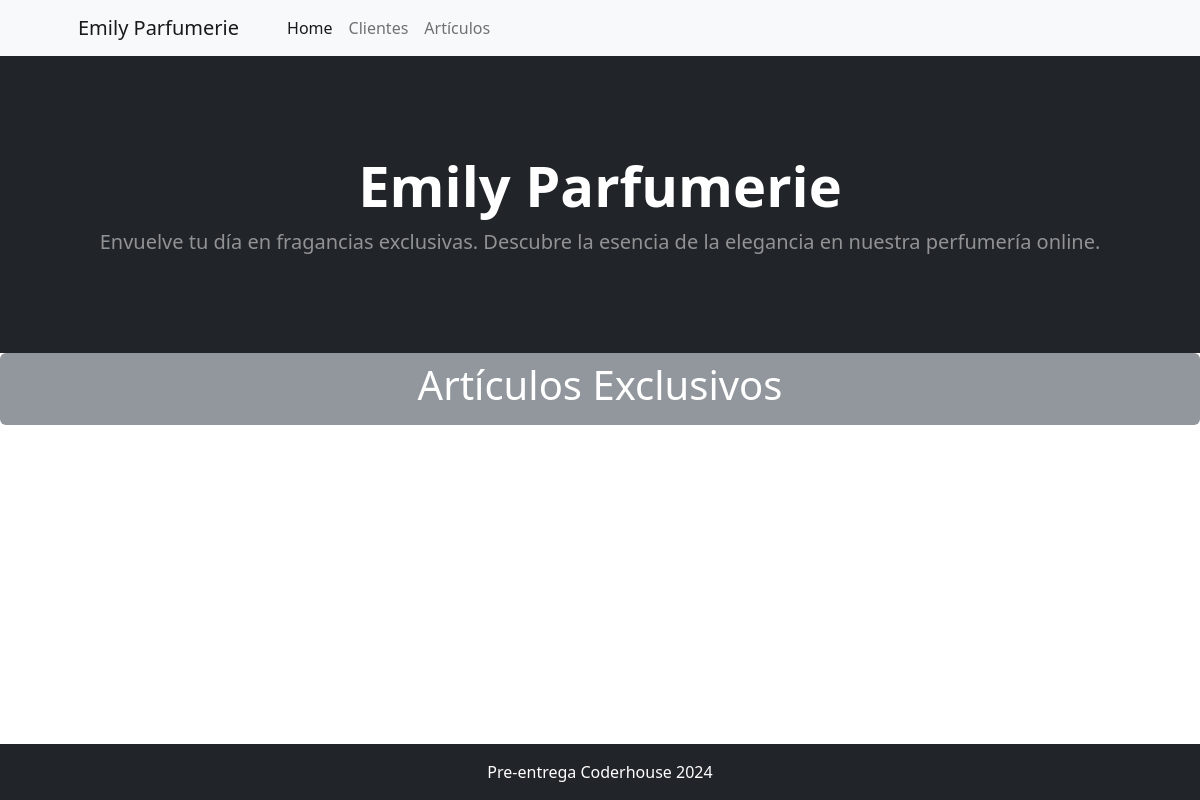
Page /articulo/articulo/ on the earlier database version.
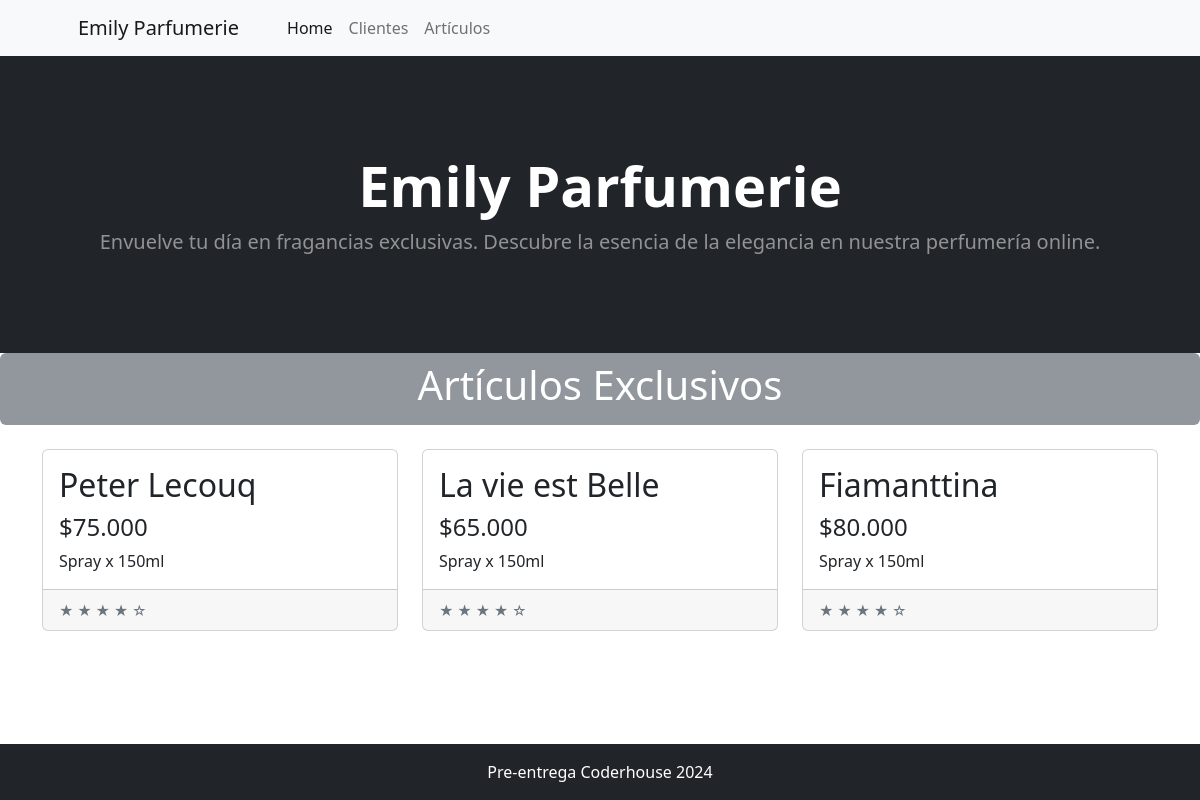
Same page on the later database version.
### articulo/models.py (models this page shows, shortened)
class Articulo(models.Model):
    nombre = models.CharField(max_length=200, verbose_name='Nombre')
    descripcion = models.CharField(max_length=200, verbose_name='Descripción')
    precio =  models.CharField(max_length=200, verbose_name='Precio')
    class Meta:
        verbose_name_plural = "Artículos"
        verbose_name = 'Artículo'

### articulo/views.py (the view)
# urls.py: path("articulo/", views.home, name="home"),
def home(request):
    consulta_articulos = models.Articulo.objects.all()
    context = {"articulos": consulta_articulos}
    return render(request, "articulo/index.html", context)

### articulo/templates/articulo/index.html
{% extends 'core/base.html' %}
{% block titulo %}
    Artículos Exclusivos
{% endblock titulo %}
{% block contenido %}
    <div class="my-4">
        <div class="container">
            <div class="row">
                {% for articulo in articulos %}
                    <div class="col-lg-4 col-md-6 mb-4">
                        <div class="card h-100">
                            <div class="card-body">
                                <h2 class="card-title">{{ articulo.nombre }}</h2>
                                <h4 class="card-price">${{ articulo.precio }}</h4>
                                <p class="card-text">{{ articulo.descripcion }}</p>
                            </div>
                            <div class="card-footer">
                                <small class="text-muted">&#9733; &#9733; &#9733; &#9733; &#9734;</small>
                            </div>
                        </div>
                    </div>
                {% endfor %}
            </div>
        </div>
    </div>
{% endblock contenido %}

### core/templates/core/base.html (shortened to what this page needs)
{% load static %}
<!DOCTYPE html>
<html lang="es">
    <head>
        <link href="https://cdn.jsdelivr.net/npm/bootstrap-icons@1.5.0/font/bootstrap-icons.css" rel="stylesheet" />
        <link href="{% static 'core/css/styles.css' %}" rel="stylesheet" />
    </head>
    <body>
        {% include 'core/components/navbar.html' %}
        {% include 'core/components/header.html' %}
        <div class="text-center text-bg-secondary bg-opacity-75    p-2 rounded">
            <h1 class="display-6  fw-normal ">
                {% block titulo %}
                {% endblock titulo %}
            </h1>
        </div>
        {% block contenido %}
        {% endblock contenido %}
        {% include 'core/components/footer.html' %}
    </body>
</html>

### core/templates/core/components/navbar.html (shortened to what this page needs)
<nav class="navbar navbar-expand-lg navbar-light bg-light">
    <div class="container px-4 px-lg-5">
        <a class="navbar-brand" href="{% url 'core:home' %}">Emily Parfumerie</a>
        <div class="collapse navbar-collapse" id="navbarSupportedContent">
            <ul class="navbar-nav me-auto mb-2 mb-lg-0 ms-lg-4">
                <li class="nav-item"><a class="nav-link active" aria-current="page" href="{% url 'core:home' %}">Home</a></li>
                <li class="nav-item"><a class="nav-link" href="{% url 'cliente:home' %}">Clientes</a></li>
                <li class="nav-item"><a class="nav-link" href="{% url 'articulo:home' %}">Artículos</a></li>
            </ul>
        </div>
    </div>
</nav>

### core/templates/core/components/header.html
<header class="bg-dark py-5">
    <div class="container px-4 px-lg-5 my-5">
        <div class="text-center text-white">
            <h1 class="display-4 fw-bolder">Emily Parfumerie</h1>
            <p class="lead fw-normal text-white-50 mb-0">Envuelve tu día en fragancias exclusivas. Descubre la esencia de la elegancia en nuestra perfumería online.</p>
        </div>
    </div>
</header>

### core/templates/core/components/footer.html
<footer class="py-3 bg-dark fixed-bottom">
    <div class="container"><p class="m-0 text-center text-white">Pre-entrega Coderhouse 2024</p></div>
</footer>

Differences in the rows shown:
added Articulo: nombre "Peter Lecouq", precio "75.000", descripcion "Spray x 150ml"
added Articulo: nombre "La vie est Belle", precio "65.000", descripcion "Spray x 150ml"
added Articulo: nombre "Fiamanttina", precio "80.000", descripcion "Spray x 150ml"
